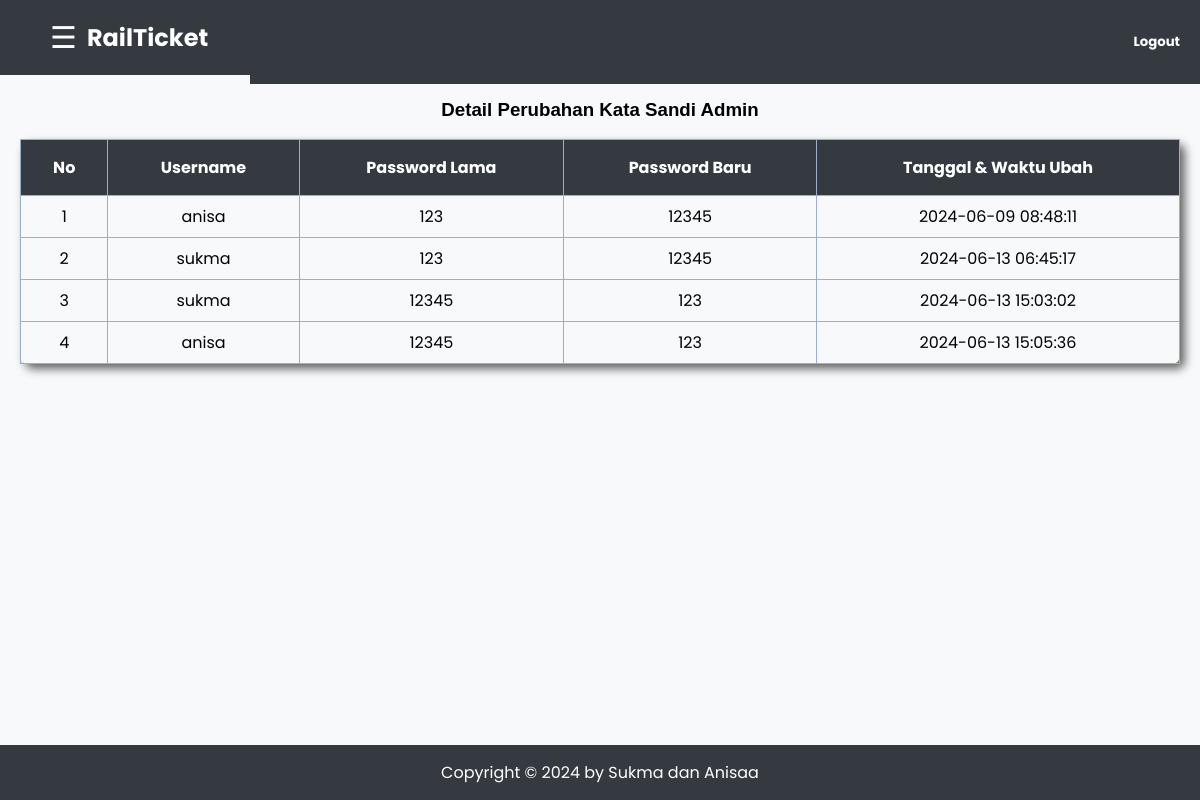
Screenshot of /smbdproject/data_log_password.php (signed in) with the database file from the repository.
### tables this page shows
CREATE TABLE `admin_password_log` (
  `id_log` int(11) NOT NULL,
  `id_admin` int(11) NOT NULL,
  `username` varchar(50) DEFAULT NULL,
  `old_password` varchar(10) NOT NULL,
  `new_password` varchar(10) NOT NULL,
  `changed_at` timestamp NOT NULL DEFAULT current_timestamp()
);

### smbdproject/proses/get_log_password.php (called while the page is built, shortened)
<?php
	$database = mysqli_connect("localhost","root","","smbdproject");
	$get_data = mysqli_query($database,"SELECT * FROM admin_password_log");
?>

### smbdproject/data_log_password.php (the view, shortened to what this page needs)
<?php
include("proses/get_log_password.php");
?>
<!DOCTYPE html>
<html>
<head>
    <link rel="stylesheet" type="text/css" href="css/admin/data_kereta.css">
</head>
<body>
    <div class="logo">
        <button id="menuBtn" onclick="toggleSidebar()">☰</button>
        <p>RailTicket</p>
        <aside class="topbar">
            <a href="proses/logout.php">
                <h5>Logout</h5>
            </a>
        </aside>
    </div>
    <div id="content">
    <h3 style="text-align: center; font-family: Arial;">Detail Perubahan Kata Sandi Admin</h3>
        <table border="0" class="fontdt">
            <thead>
                <tr>
                    <th>No</th>
                    <th>Username</th>
                    <th>Password Lama</th>
                    <th>Password Baru</th>
                    <th>Tanggal & Waktu Ubah</th>
                </tr>
            </thead>
            <tbody>
                <?php
                $no = 1;
                if (mysqli_num_rows($get_data) > 0) {
                    while ($data = mysqli_fetch_array($get_data)) {
                        echo "<tr>";
                        echo "<td>".$no++."</td>";
                        echo "<td>".$data['username']."</td>";
                        echo "<td>".$data['old_password']."</td>";
                        echo "<td>".$data['new_password']."</td>";
                        echo "<td>".$data['changed_at']."</td>";
                        echo "</tr>";
                    }
                } else {
                    echo "<tr><td colspan='5'>No logs found</td></tr>";
                }
                ?>
            </tbody>
        </table>
    </div>
    <footer>
        Copyright &copy 2024 by Sukma dan Anisaa
    </footer>
</body>
</html>

### smbdproject/css/admin/data_kereta.css (style rules this page uses)
body { margin: 0; font-family: 'Poppins', sans-serif; background-color: #f8f9fa; }
.logo { background-color: #343a40; color: #fff; text-align: left; padding: 10px 20px; position: fixed; top: 0; left: 0; width: 100%; z-index: 2; display: flex; align-items: center; }
.logo p { margin: 0; font-size: 1.5em; font-weight: bold; background-color: #343a40; }
#menuBtn { font-size: 30px; cursor: pointer; background-color: #343a40; color: white; border: none; padding: 10px; margin-left: 20px; }
.topbar { text-align: right; padding: 10px 20px; background-color: #343a40; color: white; position: fixed; top: 0; right: 0; width: calc(100% - 250px); box-sizing: border-box; }
.topbar a { text-decoration: none; color: white; font-weight: bold; }
#content { transition: margin-left 0.5s; padding: 20px; margin-top: 60px; margin-left: 0; padding-bottom: 60px; }
table { width: 100%; border-collapse: collapse; box-shadow: 5px 5px 10px #646464; border-radius: 8px; }
table th { padding: 15px; text-align: center; border: solid 1px #9CADCE; background-color: #343a40; color: white; }
table td { padding: 8px; text-align: center; border: solid 1px #9CADCE; }
footer { text-align: center; background-color: #343a40; color: white; padding: 15px; position: fixed; bottom: 0; left: 0; width: 100%; box-sizing: border-box; transition: margin-left 0.5s; }

### rows the page displays
admin_password_log: username "anisa", old_password "123", new_password "12345", changed_at "2024-06-09 08:48:11"
admin_password_log: username "sukma", old_password "123", new_password "12345", changed_at "2024-06-13 06:45:17"
admin_password_log: username "sukma", old_password "12345", new_password "123", changed_at "2024-06-13 15:03:02"
admin_password_log: username "anisa", old_password "12345", new_password "123", changed_at "2024-06-13 15:05:36"
